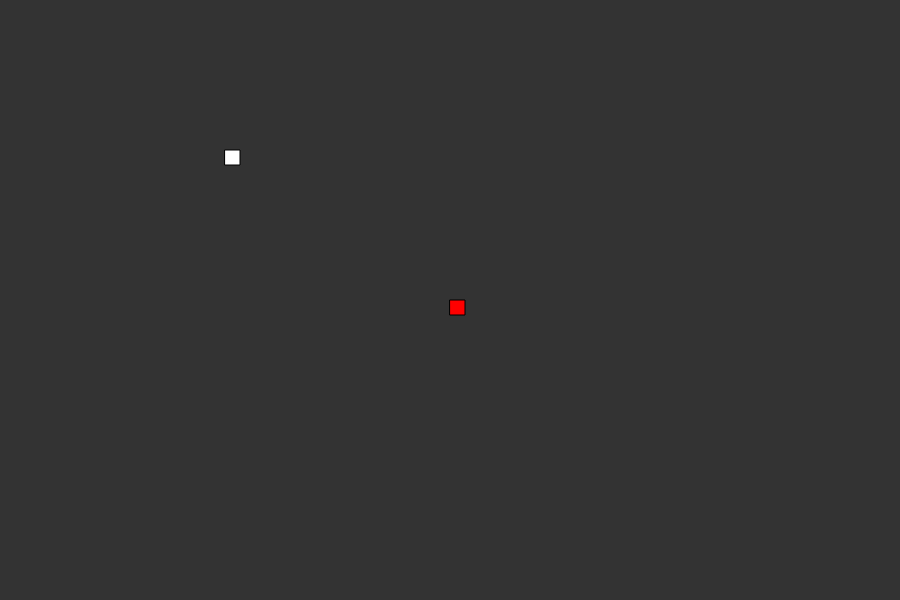
Frame 1 (no input)
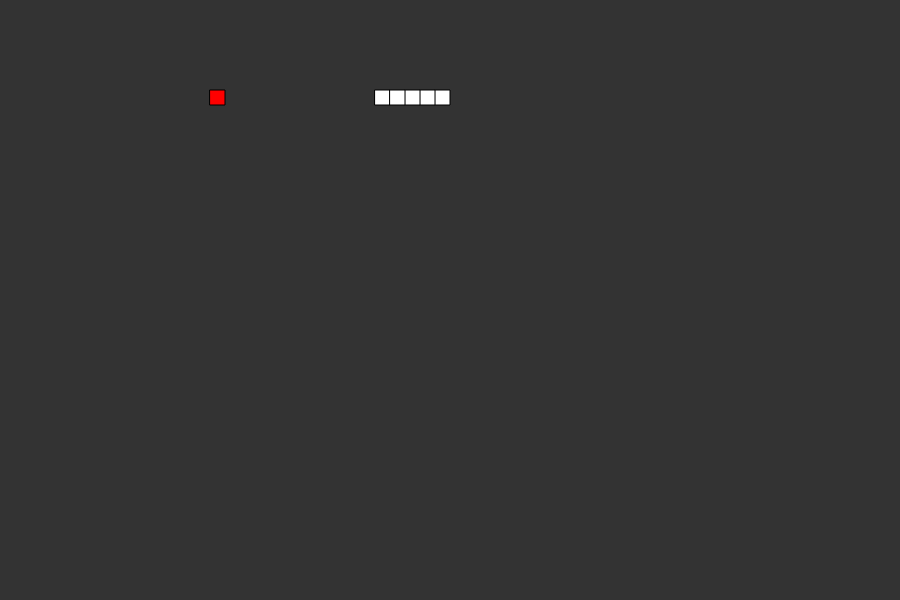
Frame 60 (no input)
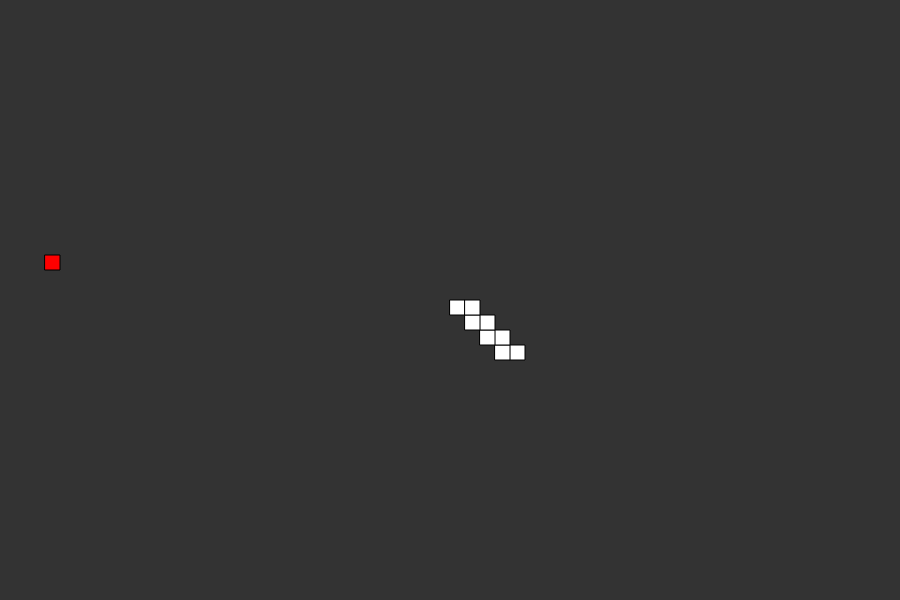
Frame 120 (the mouse pressed at the canvas centre since frame 60)

The p5.js sketch that drew these frames (run headless with seeded random() and noise() and a simulated clock; from frame 60 on, the mouse is pressed at the canvas centre):

// p5.js sketch
// ── sketch.js
var snake
var w = 900
var h = 600
var piece = 15
var velocity = piece
var food
var prev

function keyPressed() {
  //|| prev == LEFT_ARROW to continue moving
  if(keyCode === LEFT_ARROW || prev === LEFT_ARROW && prev != RIGHT_ARROW) {
    prev = LEFT_ARROW
    snake.move('X', -1)
  }
  if(keyCode === RIGHT_ARROW || prev === RIGHT_ARROW && prev != LEFT_ARROW) {
    prev = RIGHT_ARROW
    snake.move('X', 1)
  }
  if(keyCode === UP_ARROW || prev === UP_ARROW && prev != DOWN_ARROW) {
    prev = UP_ARROW
    snake.move('Y', -1)
  }
  if(keyCode === DOWN_ARROW || prev === DOWN_ARROW && prev != UP_ARROW) {
    prev = DOWN_ARROW
    snake.move('Y', 1)
  }
}

function setup() {
  createCanvas(w, h)

  //starts the snake
  snake = new Snake(createVector(w/4, h/4)) 

  //starts the food
  food = new Food(createVector(w/2, h/2))
  frameRate(30)

}


function draw() {
  background(51)

  //shows the food
  food.show()

  //shows the snake
  snake.show()

  //checks for food to eat
  snake.eat(food)

  //ai
  //think about the next move
  snake.think_move(food)

  //checks for deaths
  snake.death()


  //checks for arrow keys to move the snake
  //keyPressed()
}



// ── Food.js
class Food {
  constructor(start_position) {
    this.pos = start_position
  }


  generate() {
      console.log(piece)
      let new_pos = createVector(parseInt(random(w)/piece) * piece, parseInt(random(h)/piece) * piece)
      this.pos = new_pos
    }

  
  show() {

    fill(255, 0, 0)
    rect(this.pos.x, this.pos.y, piece, piece)

  }
}

// ── Snake.js
class Snake {
  constructor(start_position) {
    this.head = start_position
    this.len = 0
    this.body = []
  }

  show() {
    fill(255)
    rect(this.head.x, this.head.y, piece, piece)
    for(let i = 0; i < this.len; i++) {
      rect(this.body[i].x, this.body[i].y, piece, piece)
    }

  }

  move(axis, dir) {

    //shift positions
    if(this.len == this.body.length) {
      for(let i = 0; i < this.body.length - 1; i++) {
        this.body[i] = this.body[i + 1]

      }
    }

    this.body[this.len - 1] = createVector(this.head.x, this.head.y)

    if(axis === 'X') {
      this.head.x += velocity * dir
    } else if(axis === 'Y') {
      this.head.y += velocity * dir
    }

  }
  
  eat(food) {
    if(this.head.x == food.pos.x && this.head.y == food.pos.y) {
      food.generate()
      this.len++
      console.warn(this.len)
    }

  }

  death() {
    for(let i = 0; i < this.len; i++) {
      if(this.head.x == this.body[i].x && this.head.y == this.body[i].y) {
        this.len = 0
        this.body = []
        alert('morreu otario')
      }
    }
  }

  //ai
  
  think_move(food) {
    //admitindo a head como a origem de um sistema de coordenadas x,y.
    //
    //1. tendo velocidade positiva no eixo x (indo para a direita), checamos:
    //
    //1.a. se a food esta a direita (y > yh)
    //
    //novas posicoes
    let nextpx = this.head.x + velocity
    let nextpy = this.head.y + velocity

    if(food.pos.y > this.head.y) {
      let there_is_piece = false
      for(let part of this.body) {
        if(this.head.y + piece == part.y && this.head.x == part.x) {
          there_is_piece = true
        }
        

      }
      if(!there_is_piece) {
        this.move('Y', 1)
      } else {
        this.move('Y', -1)
      }
    }
    //1.b. se a food esta a esquerda (y < yh)
    if(food.pos.y < this.head.y) {
      let there_is_piece = false
      for(let part of this.body) {
        if(this.head.y - piece == part.y && this.head.x == part.x) {
          there_is_piece = true
        }
        

      }
      if(!there_is_piece) {
        this.move('Y', -1)
      } else {
        this.move('Y', 1)
      }
    }
    //e fazemos o movimento correspondente
    //
    //2. e se tem velocidade positiva no eixo y (indo pra baixo), checamos:
    //
    //2.a. se a food esta a direta(x < xh)
    if(food.pos.x < this.head.x) {
      let there_is_piece = false
      for(let part of this.body) {
        if(this.head.x - piece == part.x && this.head.y == part.y) {
          there_is_piece = true
        }
        

      }
      if(!there_is_piece) {
        this.move('X', -1)
      } else {
        this.move('X', 1)

      }
    }

    //2.b. se a food esta a esquerda(x > xh)
    if(food.pos.x > this.head.x) {
      let there_is_piece = false
      for(let part of this.body) {
        if(this.head.x + piece == part.x && this.head.y == part.y) {
          there_is_piece = true
        }
        

      }
      if(!there_is_piece) {
        this.move('X', 1)
      } else {
        this.move('X', -1)
      }
    }


    //e fazemos o movimento correspondente
    //
    //3. verificar se o movimento colidira com alguma parede, ou seja:
    //
    //yh + 1 >= window.height
    //xh + 1 >= window.width
    //
    //4. verificar se o movimento colidira com alguma parte do corpo, ou seja:
    //
    //xh + velocity == body[i].x
    //yh + velocity == body[i].y
    //
    //5. caso esteja na mesma linha da velocidade apenas continue se movendo.
  }
}
